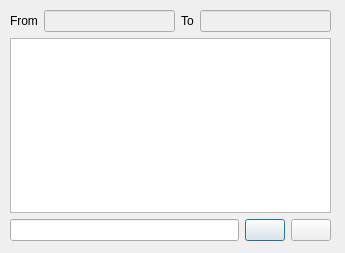
<ui version="4.0" >
 <class>Message</class>
 <widget class="QDialog" name="Message" >
  <property name="geometry" >
   <rect>
    <x>0</x>
    <y>0</y>
    <width>345</width>
    <height>253</height>
   </rect>
  </property>
  <property name="windowTitle" >
   <string>Message</string>
  </property>
  <widget class="QWidget" name="verticalLayout" >
   <property name="geometry" >
    <rect>
     <x>10</x>
     <y>10</y>
     <width>321</width>
     <height>231</height>
    </rect>
   </property>
   <layout class="QVBoxLayout" >
    <item>
     <layout class="QHBoxLayout" >
      <item>
       <widget class="QLabel" name="label_2" >
        <property name="text" >
         <string>From</string>
        </property>
       </widget>
      </item>
      <item>
       <widget class="QLineEdit" name="from" >
        <property name="enabled" >
         <bool>false</bool>
        </property>
       </widget>
      </item>
      <item>
       <widget class="QLabel" name="label" >
        <property name="text" >
         <string>To</string>
        </property>
       </widget>
      </item>
      <item>
       <widget class="QLineEdit" name="to" >
        <property name="enabled" >
         <bool>false</bool>
        </property>
       </widget>
      </item>
     </layout>
    </item>
    <item>
     <widget class="QTextEdit" name="list" >
      <property name="autoFormatting" >
       <set>QTextEdit::AutoAll</set>
      </property>
      <property name="readOnly" >
       <bool>true</bool>
      </property>
     </widget>
    </item>
    <item>
     <layout class="QHBoxLayout" >
      <item>
       <widget class="QLineEdit" name="edit" />
      </item>
      <item>
       <widget class="QPushButton" name="send" >
        <property name="text" >
         <string/>
        </property>
        <property name="icon" >
         <iconset>../images/email_go.png</iconset>
        </property>
       </widget>
      </item>
      <item>
       <widget class="QPushButton" name="add" >
        <property name="text" >
         <string/>
        </property>
        <property name="icon" >
         <iconset>../images/user_add.png</iconset>
        </property>
       </widget>
      </item>
     </layout>
    </item>
   </layout>
  </widget>
 </widget>
 <tabstops>
  <tabstop>edit</tabstop>
  <tabstop>send</tabstop>
  <tabstop>from</tabstop>
  <tabstop>to</tabstop>
  <tabstop>list</tabstop>
 </tabstops>
 <resources/>
 <connections>
  <connection>
   <sender>edit</sender>
   <signal>returnPressed()</signal>
   <receiver>send</receiver>
   <slot>click()</slot>
   <hints>
    <hint type="sourcelabel" >
     <x>220</x>
     <y>225</y>
    </hint>
    <hint type="destinationlabel" >
     <x>276</x>
     <y>225</y>
    </hint>
   </hints>
  </connection>
 </connections>
</ui>
